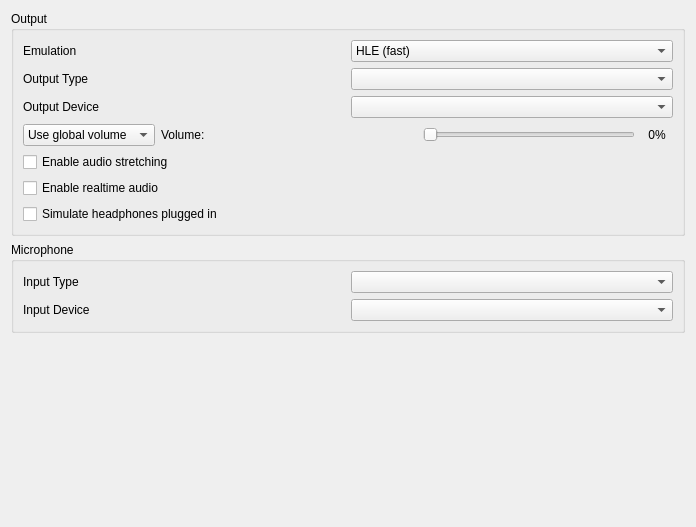
<?xml version="1.0" encoding="UTF-8"?>
<ui version="4.0">
 <class>ConfigureAudio</class>
 <widget class="QWidget" name="ConfigureAudio">
  <property name="geometry">
   <rect>
    <x>0</x>
    <y>0</y>
    <width>696</width>
    <height>527</height>
   </rect>
  </property>
  <layout class="QVBoxLayout">
   <item>
    <widget class="QGroupBox" name="groupBox">
     <property name="title">
      <string>Output</string>
     </property>
     <layout class="QVBoxLayout">
      <item>
      <widget class="QWidget" name="widget_emulation" native="true">
        <layout class="QHBoxLayout" name="horizontalLayout_emulation">
            <property name="leftMargin">
            <number>0</number>
            </property>
            <property name="topMargin">
            <number>0</number>
            </property>
            <property name="rightMargin">
            <number>0</number>
            </property>
            <property name="bottomMargin">
            <number>0</number>
            </property>
            <item>
            <widget class="QLabel" name="label_emulation">
            <property name="text">
            <string>Emulation</string>
            </property>
            </widget>
            </item>
            <item>
            <widget class="QComboBox" name="emulation_combo_box">
            <item>
            <property name="text">
                <string>HLE (fast)</string>
            </property>
            </item>
            <item>
            <property name="text">
                <string>LLE (accurate)</string>
            </property>
            </item>
            <item>
            <property name="text">
                <string>LLE multi-core</string>
            </property>
            </item>
            </widget>
            </item>
        </layout>
       </widget>
      </item>
      <item>
       <layout class="QGridLayout" name="output_layout" columnstretch="1,1">
        <item row="0" column="0">
         <widget class="QLabel" name="output_type_label">
          <property name="text">
           <string>Output Type</string>
          </property>
         </widget>
        </item>
        <item row="0" column="1">
         <widget class="QComboBox" name="output_type_combo_box"/>
        </item>
        <item row="1" column="0">
         <widget class="QLabel" name="output_device_label">
          <property name="text">
           <string>Output Device</string>
          </property>
         </widget>
        </item>
        <item row="1" column="1">
         <widget class="QComboBox" name="output_device_combo_box"/>
        </item>
       </layout>
      </item>
      <item>
       <widget class="QWidget" name="volume_layout" native="true">
        <layout class="QHBoxLayout" name="horizontalLayout_2">
         <property name="leftMargin">
          <number>0</number>
         </property>
         <property name="topMargin">
          <number>0</number>
         </property>
         <property name="rightMargin">
          <number>0</number>
         </property>
         <property name="bottomMargin">
          <number>0</number>
         </property>
         <item>
          <widget class="QComboBox" name="volume_combo_box">
           <item>
            <property name="text">
             <string>Use global volume</string>
            </property>
           </item>
           <item>
            <property name="text">
             <string>Set volume:</string>
            </property>
           </item>
          </widget>
         </item>
         <item>
          <widget class="QLabel" name="volume_label">
           <property name="text">
            <string>Volume:</string>
           </property>
          </widget>
         </item>
         <item>
          <spacer name="horizontalSpacer">
           <property name="orientation">
            <enum>Qt::Horizontal</enum>
           </property>
           <property name="sizeHint" stdset="0">
            <size>
             <width>30</width>
             <height>20</height>
            </size>
           </property>
          </spacer>
         </item>
         <item>
          <widget class="QSlider" name="volume_slider">
           <property name="sizePolicy">
            <sizepolicy hsizetype="Expanding" vsizetype="Fixed">
             <horstretch>0</horstretch>
             <verstretch>0</verstretch>
            </sizepolicy>
           </property>
           <property name="maximum">
            <number>100</number>
           </property>
           <property name="pageStep">
            <number>5</number>
           </property>
           <property name="orientation">
            <enum>Qt::Horizontal</enum>
           </property>
          </widget>
         </item>
         <item>
          <widget class="QLabel" name="volume_indicator">
           <property name="minimumSize">
            <size>
             <width>32</width>
             <height>0</height>
            </size>
           </property>
           <property name="text">
            <string notr="true">0%</string>
           </property>
           <property name="alignment">
            <set>Qt::AlignCenter</set>
           </property>
          </widget>
         </item>
        </layout>
       </widget>
      </item>
      <item>
       <widget class="QCheckBox" name="toggle_audio_stretching">
        <property name="toolTip">
         <string>&lt;html&gt;&lt;head/&gt;&lt;body&gt;&lt;p&gt;This post-processing effect adjusts audio speed to match emulation speed and helps prevent audio stutter. This however increases audio latency.&lt;/p&gt;&lt;/body&gt;&lt;/html&gt;</string>
        </property>
        <property name="text">
         <string>Enable audio stretching</string>
        </property>
       </widget>
      </item>
      <item>
       <widget class="QCheckBox" name="toggle_realtime_audio">
        <property name="toolTip">
         <string>&lt;html&gt;&lt;head/&gt;&lt;body&gt;&lt;p&gt;Scales audio playback speed to account for drops in emulation framerate. This means that audio will play at full speed even while the application framerate is low. May cause audio desync issues.&lt;/p&gt;&lt;/body&gt;&lt;/html&gt;</string>
        </property>
        <property name="text">
         <string>Enable realtime audio</string>
        </property>
       </widget>
      </item>
      <item>
       <widget class="QCheckBox" name="simulate_headphones_plugged">
        <property name="toolTip">
         <string>&lt;html&gt;&lt;head/&gt;&lt;body&gt;&lt;p&gt;Simulates whether headphones are plugged in to the emulated 3DS system.&lt;/p&gt;&lt;/body&gt;&lt;/html&gt;</string>
        </property>
        <property name="text">
         <string>Simulate headphones plugged in</string>
        </property>
       </widget>
      </item>
     </layout>
    </widget>
   </item>
   <item>
    <widget class="QGroupBox" name="input_layout">
     <property name="title">
      <string>Microphone</string>
     </property>
     <layout class="QGridLayout" name="input_inner_layout" columnstretch="1,1">
      <item row="0" column="0">
       <widget class="QLabel" name="input_type_label">
        <property name="text">
         <string>Input Type</string>
        </property>
       </widget>
      </item>
      <item row="0" column="1">
       <widget class="QComboBox" name="input_type_combo_box"/>
      </item>
      <item row="1" column="0">
       <widget class="QLabel" name="input_device_label">
        <property name="text">
         <string>Input Device</string>
        </property>
       </widget>
      </item>
      <item row="1" column="1">
       <widget class="QComboBox" name="input_device_combo_box"/>
      </item>
     </layout>
    </widget>
   </item>
   <item>
    <spacer>
     <property name="orientation">
      <enum>Qt::Vertical</enum>
     </property>
     <property name="sizeHint" stdset="0">
      <size>
       <width>167</width>
       <height>55</height>
      </size>
     </property>
    </spacer>
   </item>
  </layout>
 </widget>
 <tabstops>
  <tabstop>emulation_combo_box</tabstop>
  <tabstop>toggle_audio_stretching</tabstop>
  <tabstop>volume_slider</tabstop>
  <tabstop>output_type_combo_box</tabstop>
  <tabstop>output_device_combo_box</tabstop>
  <tabstop>input_type_combo_box</tabstop>
  <tabstop>input_device_combo_box</tabstop>
 </tabstops>
 <resources/>
 <connections/>
</ui>
